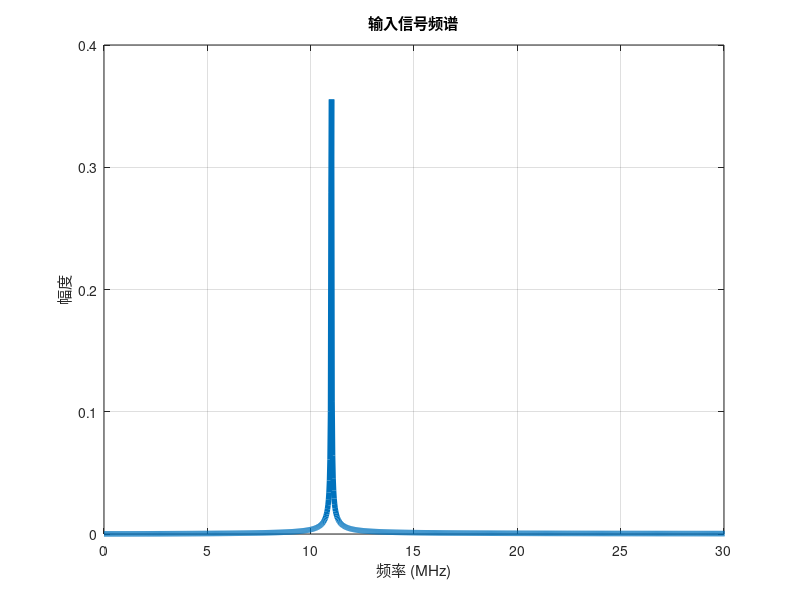
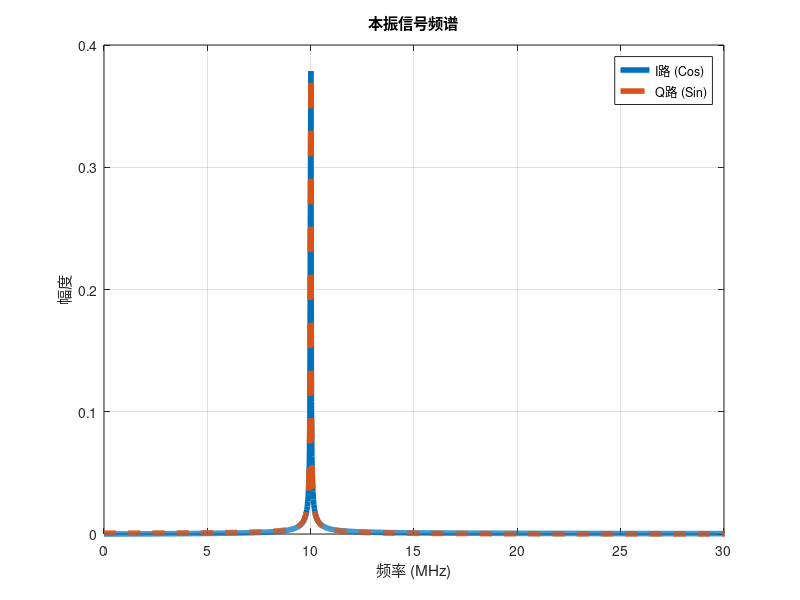
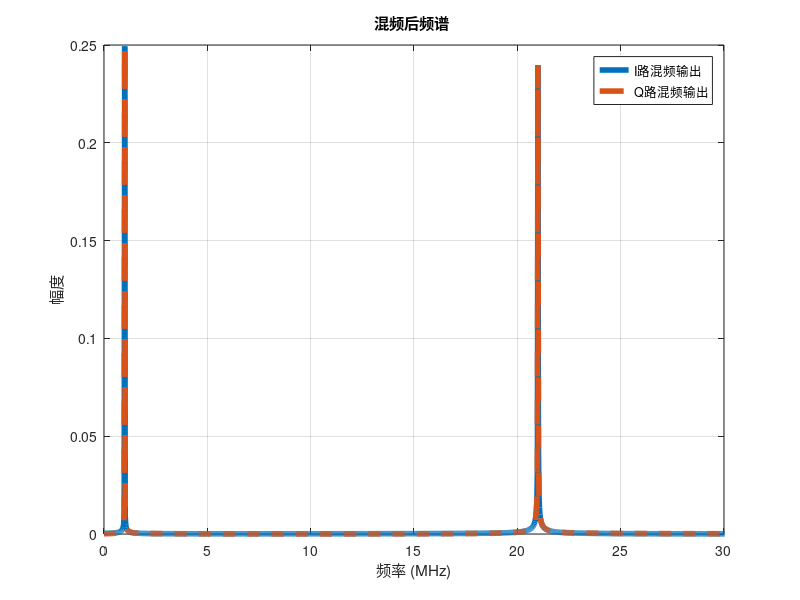
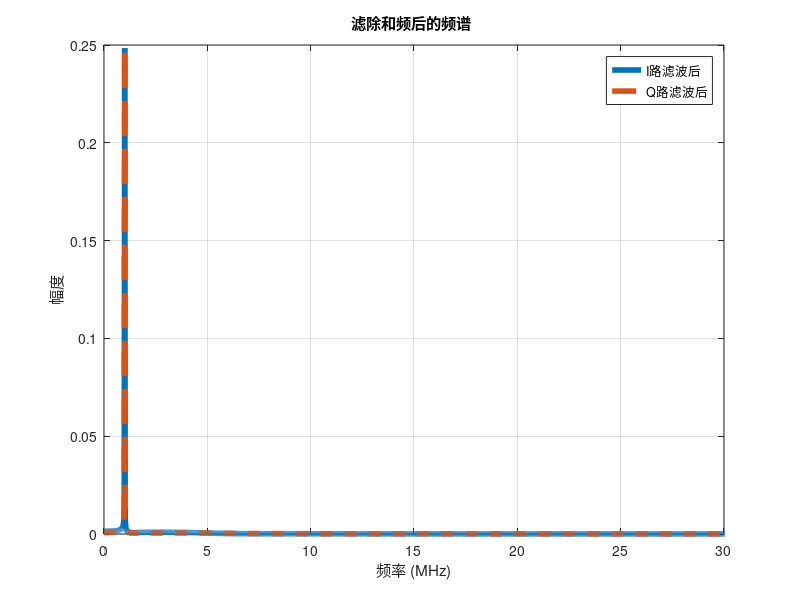

MATLAB code for these plots, in order:
clc; clear; close all;

%% 1. 参数设置
Fs = 100e6;             % 采样率 100 MHz
N = 4096;               % FFT 点数
t = (0:N-1)'/Fs;        % 时间轴

F_sig = 10e6+1000000;   % 输入信号频率 11 MHz
F_lo = 10e6;            % 本振频率 10 MHz

%% 2. 生成信号
% 输入信号
x = cos(2*pi*F_sig*t);

% 本振信号 (I/Q 正交)
lo_I = cos(2*pi*F_lo*t);
lo_Q = sin(2*pi*F_lo*t);

%% 3. 混频 (时域相乘)
y_I = x .* lo_I;
y_Q = x .* lo_Q;

%% 4. 计算频谱 (FFT)
% 归一化 FFT
X_fft = fft(x, N)/N;
LO_I_fft = fft(lo_I, N)/N;
LO_Q_fft = fft(lo_Q, N)/N;
Y_I_fft = fft(y_I, N)/N;
Y_Q_fft = fft(y_Q, N)/N;

% 频率轴
f = (0:N-1)*(Fs/N);

% 只取正频率部分 (0 到 Fs/2)
half_N = floor(N/2) + 1;
f_plot = f(1:half_N);

% 提取幅度
X_mag = abs(X_fft(1:half_N));
LO_I_mag = abs(LO_I_fft(1:half_N));
LO_Q_mag = abs(LO_Q_fft(1:half_N));
Y_I_mag = abs(Y_I_fft(1:half_N));
Y_Q_mag = abs(Y_Q_fft(1:half_N));

% 设置绘图范围 (0 到 30MHz)
xlim_range = [0 30e6];

%% 5. 绘图展示 (原有的图)

% --- 图 1：输入信号频谱 ---
figure('Name', '输入信号频谱', 'Color', 'w');
plot(f_plot/1e6, X_mag, 'LineWidth', 4);
grid on;
title('输入信号频谱');
xlabel('频率 (MHz)');
ylabel('幅度');
xlim(xlim_range/1e6);

% --- 图 2：本振信号频谱 ---
figure('Name', '本振信号频谱', 'Color', 'w');
plot(f_plot/1e6, LO_I_mag, 'LineWidth', 4, 'DisplayName', 'I路 (Cos)');
hold on;
plot(f_plot/1e6, LO_Q_mag, '--', 'LineWidth', 4, 'DisplayName', 'Q路 (Sin)');
hold off;
grid on;
title('本振信号频谱');
xlabel('频率 (MHz)');
ylabel('幅度');
legend;
xlim(xlim_range/1e6);

% --- 图 3：混频后信号频谱 ---
figure('Name', '混频后信号频谱', 'Color', 'w');
plot(f_plot/1e6, Y_I_mag, 'LineWidth', 4, 'DisplayName', 'I路混频输出');
hold on;
plot(f_plot/1e6, Y_Q_mag, '--', 'LineWidth', 4, 'DisplayName', 'Q路混频输出');
hold off;
grid on;
title('混频后频谱 ');
xlabel('频率 (MHz)');
ylabel('幅度');
legend;
xlim(xlim_range/1e6);

%% 6. 滤除和频分量 (低通滤波) 并画图
% 设计低通滤波器
% 截止频率设为 5MHz (大于差频1MHz，小于和频21MHz)
fc = 5e6; 
[b, a] = butter(5, fc/(Fs/2), 'low'); 

% 对混频后的信号进行滤波
y_I_filtered = filter(b, a, y_I);
y_Q_filtered = filter(b, a, y_Q);

% 计算滤波后信号的频谱
Y_I_filt_fft = fft(y_I_filtered, N)/N;
Y_Q_filt_fft = fft(y_Q_filtered, N)/N;

Y_I_filt_mag = abs(Y_I_filt_fft(1:half_N));
Y_Q_filt_mag = abs(Y_Q_filt_fft(1:half_N));

% --- 图 4：滤除和频后的频谱 ---
figure('Name', '滤波后频谱 ', 'Color', 'w');
plot(f_plot/1e6, Y_I_filt_mag, 'LineWidth', 4, 'DisplayName', 'I路滤波后');
hold on;
plot(f_plot/1e6, Y_Q_filt_mag, '--', 'LineWidth', 4, 'DisplayName', 'Q路滤波后');
hold off;
grid on;
title('滤除和频后的频谱 ');
xlabel('频率 (MHz)');
ylabel('幅度');
legend;
xlim(xlim_range/1e6);

% 在图中标注
% text(1, max(Y_I_filt_mag)*0.8, '  1 MHz (差频)', 'VerticalAlignment', 'bottom', 'FontSize', 10, 'Color', 'b');
